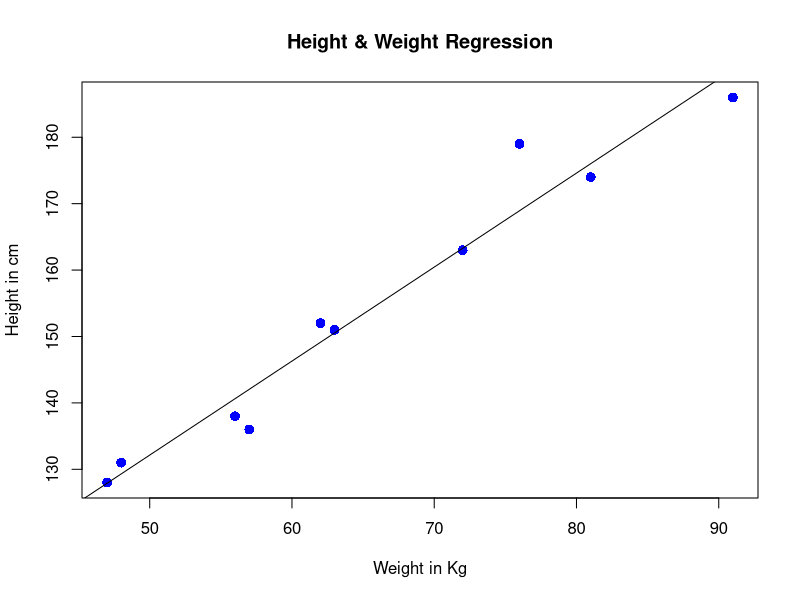

Generate this figure with R:
# [1] Create Relationship Model & get the Coefficients
# Values of height (Predictor)
x <- c(151, 174, 138, 186, 128, 136, 179, 163, 152, 131)
# Values of weight (Response)
y <- c(63, 81, 56, 91, 47, 57, 76, 72, 62, 48)

# Apply the lm() function
relation <- lm(y~x)
print(relation)

# [2] Get the Summary of the Relationship
# This shows the average error in prediction, also called residuals
print(summary(relation))

# [3] Predict the weight of new persons
# Find weight of a person with height 170
a <- data.frame(x = 170)
result <- predict(relation,a)
print(result)

# [4] Visualize the Regression Graphically
# Give the chart file a name
png(file = "linearregression.png")

# Plot the chart
plot(y,x,col = "blue",main = "Height & Weight Regression",
     cex = 1.3,pch = 16,xlab = "Weight in Kg",ylab = "Height in cm")
abline(lm(x~y))

# Save the file
dev.off()
